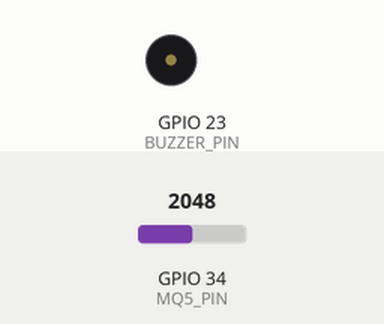
Simulated run of this sketch. Board: ESP32. On the bench: buzzer (waves = sounding, pin HIGH). Inputs (shaded band) come from the test bench; at power-on: GPIO 34 (MQ5_PIN) = 2048. WiFi joins after 1.5 s; servers stay silent unless stated.

Above: at 3.0 s.
3.1 s: GPIO 34 (MQ5_PIN) set to 2133
5.0 s: GPIO 34 (MQ5_PIN) set to 2242
At 6.2 s:
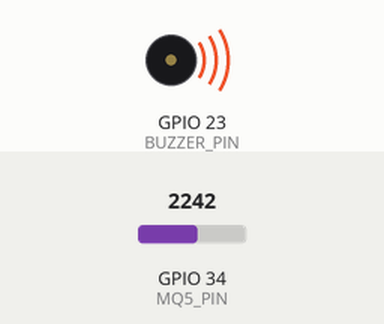
7.3 s: GPIO 34 (MQ5_PIN) set to 2160
At 9.0 s:
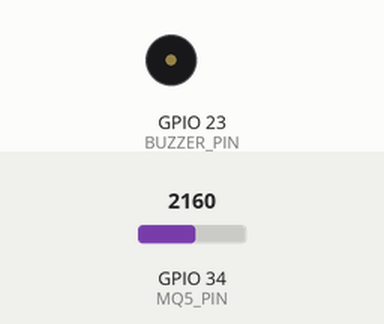
9.3 s: GPIO 34 (MQ5_PIN) set to 2240
At 10.4 s:
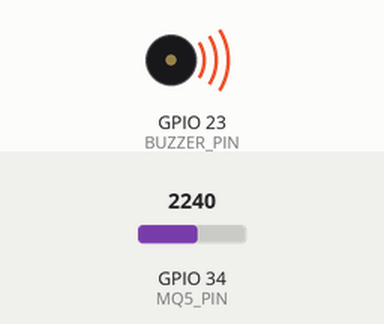
Timing chart, 0 to 12.3 s (numbered marks = the images above; inputs shaded):
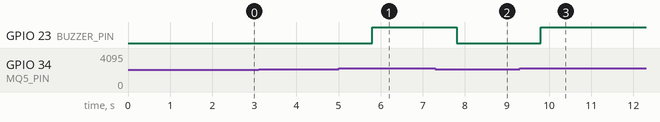

Measured:
- the behaviour switches between 2199 and 2200 on GPIO 34 (MQ5_PIN) (found by bisection; images 0 and 1)
- after the input at 3.1 s, every drawn part: stays the same
- after the input at 5.0 s, GPIO 23 (BUZZER_PIN): LOW → HIGH after 0.80 s
- after the input at 7.3 s, GPIO 23 (BUZZER_PIN): HIGH → LOW after 0.50 s
- after the input at 9.3 s, GPIO 23 (BUZZER_PIN): LOW → HIGH after 0.50 s

The sketch:

blynk_gas_leakage_mq5.ino
```cpp
#define BLYNK_TEMPLATE_ID "YOUR_TEMPLATE_ID"
#define BLYNK_TEMPLATE_NAME "Gas Alert"
#define BLYNK_AUTH_TOKEN "YOUR_AUTH_TOKEN"

#include <WiFi.h>
#include <BlynkSimpleEsp32.h>

char ssid[] = "YOUR_WIFI_NAME";
char pass[] = "YOUR_WIFI_PASSWORD";

const int MQ5_PIN = 34;
const int BUZZER_PIN = 23;
const int GAS_THRESHOLD = 2200;

bool alertActive = false;

BlynkTimer timer;

void checkGasLevel() {
  int gasValue = analogRead(MQ5_PIN);

  Blynk.virtualWrite(V0, gasValue);

  bool gasHigh = gasValue >= GAS_THRESHOLD;

  digitalWrite(BUZZER_PIN, gasHigh ? HIGH : LOW);

  if (gasHigh && !alertActive) {
    alertActive = true;
    Blynk.logEvent("gas_alert", "Gas-sensor level is above the set threshold.");
  }

  if (!gasHigh) {
    alertActive = false;
  }
}

void setup() {
  pinMode(BUZZER_PIN, OUTPUT);
  digitalWrite(BUZZER_PIN, LOW);

  Blynk.begin(BLYNK_AUTH_TOKEN, ssid, pass);
  timer.setInterval(1000L, checkGasLevel);
}

void loop() {
  Blynk.run();
  timer.run();
}
```
